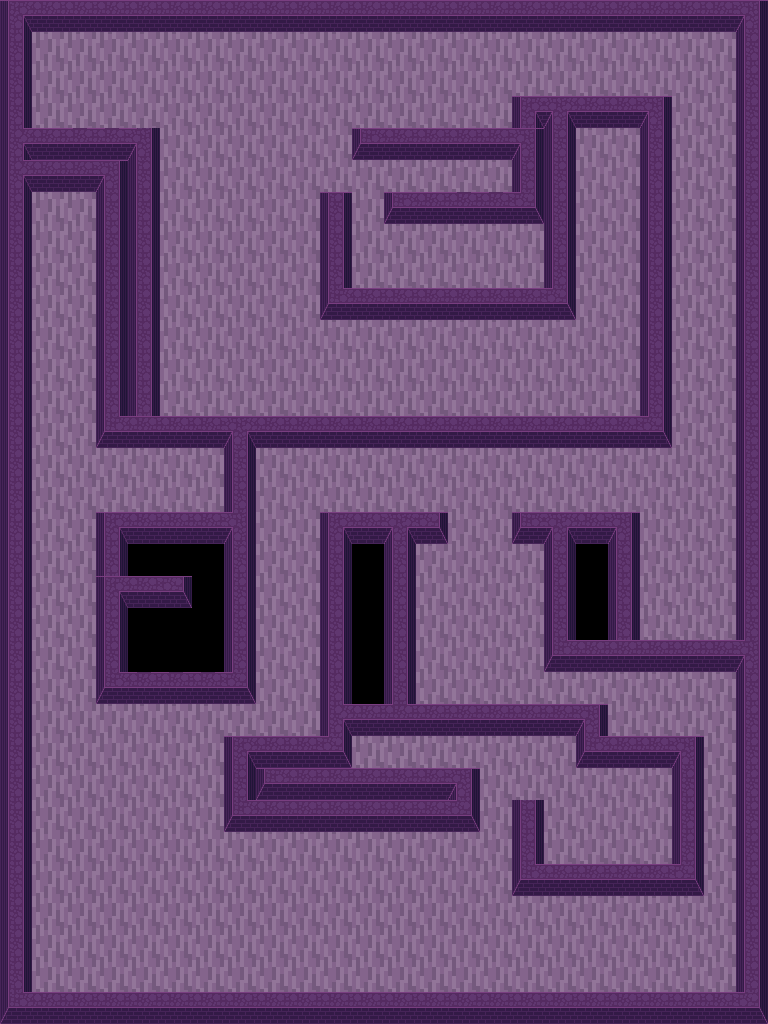

Below is a game level as drawn by its tile map, then a one-line description and the .tmx file that defines it, in full:
An orthogonal 24x32 tile map with 32x32 px tiles, 3 tile layers (Capa de patrones 1, Capa de patrones 2, Capa de patrones 3).

<map version="1.10" tiledversion="1.10.2" orientation="orthogonal" renderorder="right-down" width="24" height="32" tilewidth="32" tileheight="32" infinite="0" nextlayerid="4" nextobjectid="1">
 <tileset firstgid="1" source="tileset.tsx" />
 <layer id="1" name="Capa de patrones 1" width="24" height="32">
  <data encoding="csv">
87,91,91,91,91,91,91,91,91,91,91,91,91,91,91,91,91,91,91,91,91,91,91,93,
86,1,1,1,1,1,1,1,1,1,1,1,1,1,1,1,1,1,1,1,1,1,1,86,
86,1,1,1,1,1,1,1,1,1,1,1,1,1,1,1,1,1,1,1,1,1,1,86,
86,1,1,1,1,1,1,1,1,1,1,1,1,1,1,1,87,95,91,91,93,1,1,86,
88,91,92,92,94,1,1,1,1,1,1,83,91,91,91,91,93,86,1,1,86,1,1,86,
88,91,91,93,86,1,1,1,1,1,1,1,1,1,1,1,86,86,1,1,86,1,1,86,
86,1,1,86,86,1,1,1,1,1,85,1,83,91,92,92,90,86,1,1,86,1,1,86,
86,1,1,86,86,1,1,1,1,1,86,1,1,1,1,1,1,86,1,1,86,1,1,86,
86,1,1,86,86,1,1,1,1,1,86,1,1,1,1,1,1,86,1,1,86,1,1,86,
86,1,1,86,86,1,1,1,1,1,84,91,91,91,91,91,91,90,1,1,86,1,1,86,
86,1,1,86,86,1,1,1,1,1,1,1,1,1,1,1,1,1,1,1,86,1,1,86,
86,1,1,86,86,1,1,1,1,1,1,1,1,1,1,1,1,1,1,1,86,1,1,86,
86,1,1,86,86,1,1,1,1,1,1,1,1,1,1,1,1,1,1,1,86,1,1,86,
86,1,1,84,91,91,91,95,91,91,91,91,91,91,91,91,91,91,91,91,90,1,1,86,
86,1,1,1,1,1,1,86,1,1,1,1,1,1,1,1,1,1,1,1,1,1,1,86,
86,1,1,1,1,1,1,86,1,1,1,1,1,1,1,1,1,1,1,1,1,1,1,86,
86,1,1,87,91,91,91,94,1,1,87,91,95,89,1,1,83,95,91,93,1,1,1,86,
86,1,1,86,10,10,10,86,1,1,86,10,86,1,1,1,1,86,10,86,1,1,1,86,
86,1,1,87,91,89,10,86,1,1,86,10,86,1,1,1,1,86,10,86,1,1,1,86,
86,1,1,86,10,10,10,86,1,1,86,10,86,1,1,1,1,86,10,86,1,1,1,86,
86,1,1,86,10,10,10,86,1,1,86,10,86,1,1,1,1,84,91,91,91,91,91,94,
86,1,1,84,92,92,92,90,1,1,86,10,86,1,1,1,1,1,1,1,1,1,1,86,
86,1,1,1,1,1,1,1,1,1,88,91,92,91,91,91,91,91,93,1,1,1,1,86,
86,1,1,1,1,1,1,87,91,91,90,1,1,1,1,1,1,1,84,91,91,93,1,86,
86,1,1,1,1,1,1,86,83,91,91,91,91,91,93,1,1,1,1,1,1,86,1,86,
86,1,1,1,1,1,1,84,91,91,91,91,91,91,90,1,86,1,1,1,1,86,1,86,
86,1,1,1,1,1,1,1,1,1,1,1,1,1,1,1,86,1,1,1,1,86,1,86,
86,1,1,1,1,1,1,1,1,1,1,1,1,1,1,1,84,91,91,91,91,90,1,86,
86,1,1,1,1,1,1,1,1,1,1,1,1,1,1,1,1,1,1,1,1,1,1,86,
86,1,1,1,1,1,1,1,1,1,1,1,1,1,1,1,1,1,1,1,1,1,1,86,
86,1,1,1,1,1,1,1,1,1,1,1,1,1,1,1,1,1,1,1,1,1,1,86,
84,91,91,91,91,91,91,91,91,91,91,91,91,91,91,91,91,91,91,91,91,91,91,90
</data>
 </layer>
 <layer id="2" name="Capa de patrones 2" width="24" height="32">
  <data encoding="csv">
0,0,0,0,0,0,0,0,0,0,0,0,0,0,0,0,0,0,0,0,0,0,0,0,
0,0,0,0,0,0,0,0,0,0,0,0,0,0,0,0,0,0,0,0,0,0,0,0,
0,0,0,0,0,0,0,0,0,0,0,0,0,0,0,0,0,0,0,0,0,0,0,0,
0,0,0,0,0,0,0,0,0,0,0,0,0,0,0,0,0,0,0,0,0,0,0,0,
0,0,0,0,0,0,0,0,0,0,0,0,0,0,0,0,0,0,0,0,0,0,0,0,
0,0,0,0,0,0,0,0,0,0,0,0,0,0,0,0,0,0,0,0,0,0,0,0,
0,0,0,0,0,0,0,0,0,0,0,0,0,0,0,0,0,0,0,0,0,0,0,0,
0,0,0,0,0,0,0,0,0,0,0,0,0,0,0,0,0,0,0,0,0,0,0,0,
0,0,0,0,0,0,0,0,0,0,0,0,0,0,0,0,0,0,0,0,0,0,0,0,
0,0,0,0,0,0,0,0,0,0,0,0,0,0,0,0,0,0,0,0,0,0,0,0,
0,0,0,0,0,0,0,0,0,0,0,0,0,0,0,0,0,0,0,0,0,0,0,0,
0,0,0,0,0,0,0,0,0,0,0,0,0,0,0,0,0,0,0,0,0,0,0,0,
0,0,0,0,0,0,0,0,0,0,0,0,0,0,0,0,0,0,0,0,0,0,0,0,
0,0,0,0,0,0,0,0,0,0,0,0,0,0,0,0,0,0,0,0,0,0,0,0,
0,0,0,0,0,0,0,0,0,0,0,0,0,0,0,0,0,0,0,0,0,0,0,0,
0,0,0,0,0,0,0,0,0,0,0,0,0,0,0,0,0,0,0,0,0,0,0,0,
0,0,0,0,0,0,0,0,0,0,0,0,0,0,0,0,0,0,0,0,0,0,0,0,
0,0,0,0,0,0,0,0,0,0,0,0,0,0,0,0,0,0,0,0,0,0,0,0,
0,0,0,0,0,0,0,0,0,0,0,0,0,0,0,0,0,0,0,0,0,0,0,0,
0,0,0,0,0,0,0,0,0,0,0,0,0,0,0,0,0,0,0,0,0,0,0,0,
0,0,0,0,0,0,0,0,0,0,0,0,0,0,0,0,0,0,0,0,0,0,0,0,
0,0,0,0,0,0,0,0,0,0,0,0,0,0,0,0,0,0,0,0,0,0,0,0,
0,0,0,0,0,0,0,0,0,0,0,0,0,0,0,0,0,0,0,0,0,0,0,0,
0,0,0,0,0,0,0,0,0,0,0,0,0,0,0,0,0,0,0,0,0,0,0,0,
0,0,0,0,0,0,0,0,0,0,0,0,0,0,0,0,0,0,0,0,0,0,0,0,
0,0,0,0,0,0,0,0,0,0,0,0,0,0,0,0,0,0,0,0,0,0,0,0,
0,0,0,0,0,0,0,0,0,0,0,0,0,0,0,0,0,0,0,0,0,0,0,0,
0,0,0,0,0,0,0,0,0,0,0,0,0,0,0,0,0,0,0,0,0,0,0,0,
0,0,0,0,0,0,0,0,0,0,0,0,0,0,0,0,0,0,0,0,0,0,0,0,
0,0,0,0,0,0,0,0,0,0,0,0,0,0,0,0,0,0,0,0,0,0,0,0,
0,0,0,0,0,0,0,0,0,0,0,0,0,0,0,0,0,0,0,0,0,0,0,0,
0,0,0,0,0,0,0,0,0,0,0,0,0,0,0,0,0,0,0,0,0,0,0,0
</data>
 </layer>
 <layer id="3" name="Capa de patrones 3" width="24" height="32">
  <data encoding="csv">
87,91,91,91,91,91,91,91,91,91,91,91,91,91,91,91,91,91,91,91,91,91,91,93,
86,10,10,10,10,10,10,10,10,10,10,10,10,10,10,10,10,10,10,10,10,10,10,86,
86,10,10,10,10,10,10,10,10,10,10,10,10,10,10,10,10,10,10,10,10,10,10,86,
86,10,10,10,10,10,10,10,10,10,10,10,10,10,10,10,87,95,91,91,93,10,10,86,
88,91,92,92,94,10,10,10,10,10,10,83,91,91,91,91,93,86,10,10,86,10,10,86,
88,91,91,93,86,10,10,10,10,10,10,10,10,10,10,10,86,86,10,10,86,10,10,86,
86,10,10,86,86,10,10,10,10,10,85,10,83,91,92,92,90,86,10,10,86,10,10,86,
86,10,10,86,86,10,10,10,10,10,86,10,10,10,10,10,10,86,10,10,86,10,10,86,
86,10,10,86,86,10,10,10,10,10,86,10,10,10,10,10,10,86,10,10,86,10,10,86,
86,10,10,86,86,10,10,10,10,10,84,91,91,91,91,91,91,90,10,10,86,10,10,86,
86,10,10,86,86,10,10,10,10,10,10,10,10,10,10,10,10,10,10,10,86,10,10,86,
86,10,10,86,86,10,10,10,10,10,10,10,10,10,10,10,10,10,10,10,86,10,10,86,
86,10,10,86,86,10,10,10,10,10,10,10,10,10,10,10,10,10,10,10,86,10,10,86,
86,10,10,84,91,91,91,95,91,91,91,91,91,91,91,91,91,91,91,91,90,10,10,86,
86,10,10,10,10,10,10,86,10,10,10,10,10,10,10,10,10,10,10,10,10,10,10,86,
86,10,10,10,10,10,10,86,10,10,10,10,10,10,10,10,10,10,10,10,10,10,10,86,
86,10,10,87,91,91,91,94,10,10,87,91,95,89,10,10,83,95,91,93,10,10,10,86,
86,10,10,86,1,1,1,86,10,10,86,1,86,10,10,10,10,86,1,86,10,10,10,86,
86,10,10,87,91,89,1,86,10,10,86,1,86,10,10,10,10,86,1,86,10,10,10,86,
86,10,10,86,1,1,1,86,10,10,86,1,86,10,10,10,10,86,1,86,10,10,10,86,
86,10,10,86,1,1,1,86,10,10,86,1,86,10,10,10,10,84,91,91,91,91,91,94,
86,10,10,84,92,92,92,90,10,10,86,1,86,10,10,10,10,10,10,10,10,10,10,86,
86,10,10,10,10,10,10,10,10,10,88,91,92,91,91,91,91,91,93,10,10,10,10,86,
86,10,10,10,10,10,10,87,91,91,90,10,10,10,10,10,10,10,84,91,91,93,10,86,
86,10,10,10,10,10,10,86,83,91,91,91,91,91,93,10,10,10,10,10,10,86,10,86,
86,10,10,10,10,10,10,84,91,91,91,91,91,91,90,10,86,10,10,10,10,86,10,86,
86,10,10,10,10,10,10,10,10,10,10,10,10,10,10,10,86,10,10,10,10,86,10,86,
86,10,10,10,10,10,10,10,10,10,10,10,10,10,10,10,84,91,91,91,91,90,10,86,
86,10,10,10,10,10,10,10,10,10,10,10,10,10,10,10,10,10,10,10,10,10,10,86,
86,10,10,10,10,10,10,10,10,10,10,10,10,10,10,10,10,10,10,10,10,10,10,86,
86,10,10,10,10,10,10,10,10,10,10,10,10,10,10,10,10,10,10,10,10,10,10,86,
84,91,91,91,91,91,91,91,91,91,91,91,91,91,91,91,91,91,91,91,91,91,91,90
</data>
 </layer>
</map>